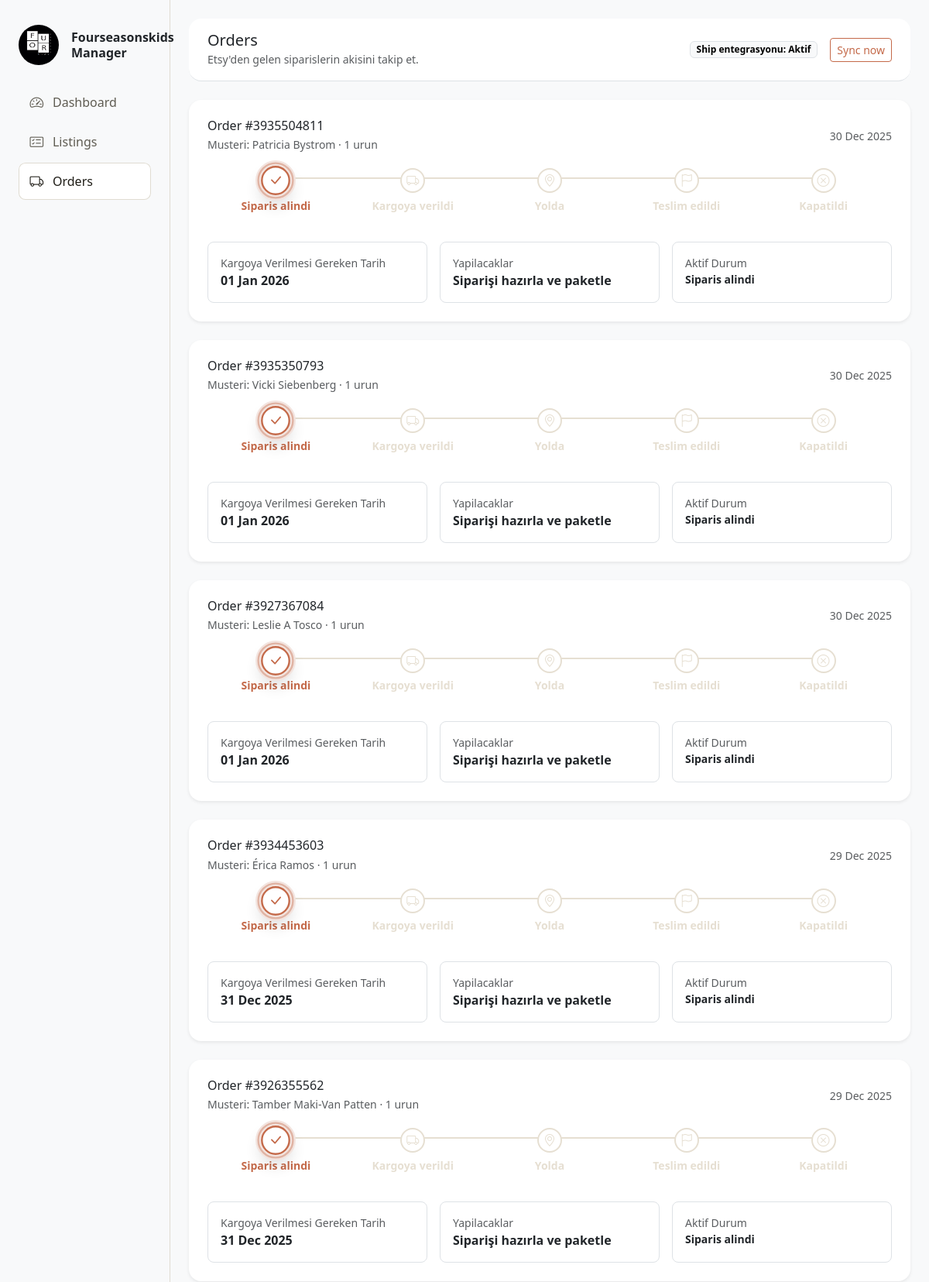
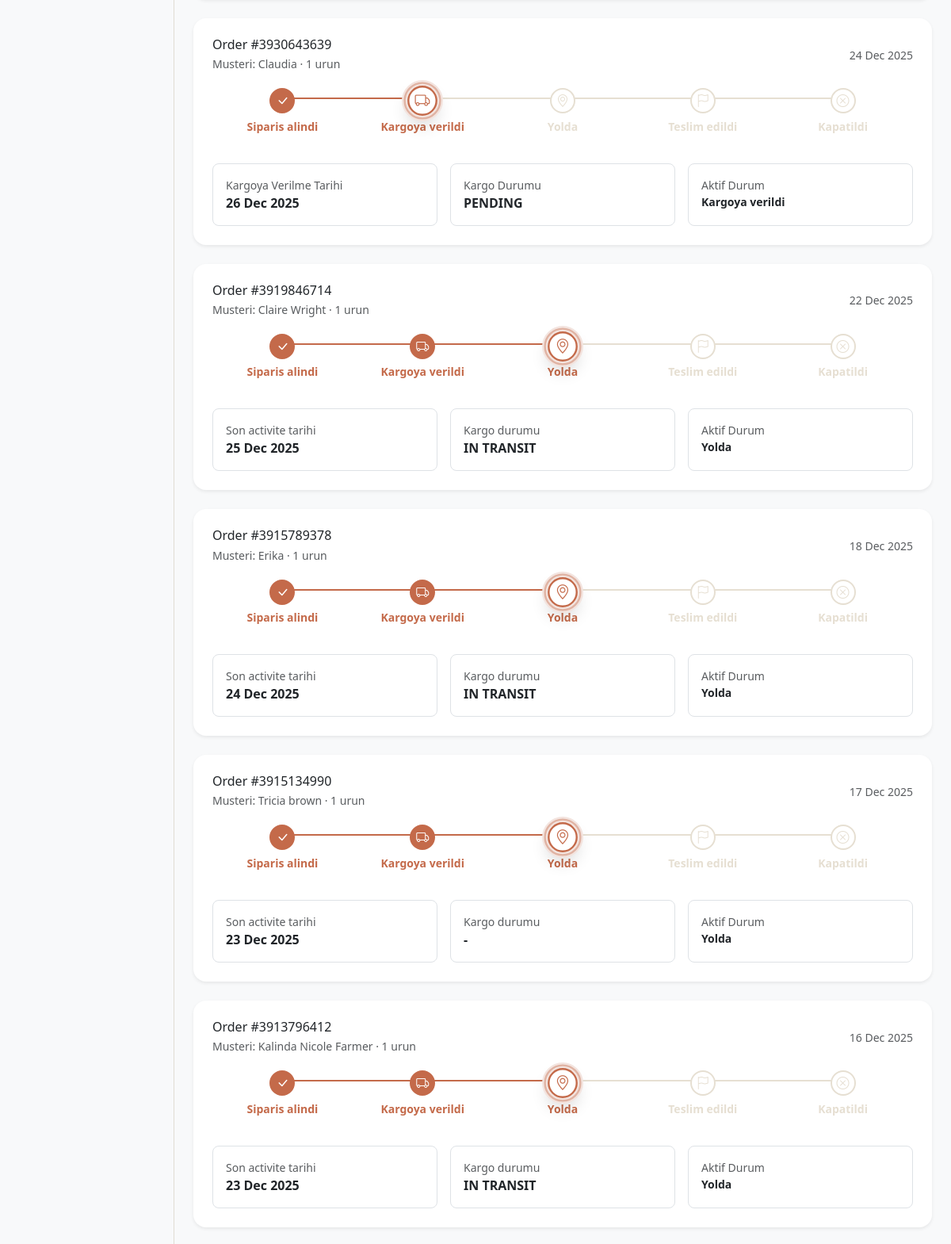
Screenshot of /orders/ (signed in, upper part) with the database file from the repository (2 pictures, top to bottom).
### orders/models.py (models this page shows, shortened)
class Order(models.Model):
    class Status(models.TextChoices):
        RECEIVED = "received", "Received"
        SHIPPED = "shipped", "Shipped"
        IN_TRANSIT = "in_transit", "In transit"
        DELIVERED = "delivered", "Delivered"
        CLOSED = "closed", "Closed"
    etsy_order_id = models.BigIntegerField(unique=True)
    status = models.CharField(max_length=20, choices=Status.choices, default=Status.RECEIVED)
    buyer_name = models.CharField(max_length=255, blank=True)
    buyer_email = models.EmailField(blank=True)
    total_amount = models.IntegerField(null=True, blank=True)
    currency = models.CharField(max_length=10, blank=True)
    order_created_at = models.DateTimeField(null=True, blank=True)
    shipped_at = models.DateTimeField(null=True, blank=True)
    delivered_at = models.DateTimeField(null=True, blank=True)
    expected_ship_date = models.DateTimeField(null=True, blank=True)
    last_synced_at = models.DateTimeField(null=True, blank=True)
    archived = models.BooleanField(default=False)
    owner = models.ForeignKey(settings.AUTH_USER_MODEL, on_delete=models.CASCADE)

class Shipment(models.Model):
    order = models.OneToOneField(Order, related_name="shipment", on_delete=models.CASCADE)
    tracking_number = models.CharField(max_length=100, blank=True)
    carrier_name = models.CharField(max_length=100, blank=True)
    carrier_status = models.CharField(max_length=100, blank=True)
    carrier_status_raw = models.TextField(blank=True)
    shipped_at = models.DateTimeField(null=True, blank=True)
    delivered_at = models.DateTimeField(null=True, blank=True)
    last_checked_at = models.DateTimeField(null=True, blank=True)

### orders/views.py (the view)
# urls.py: path("", views.order_list, name="orders_home"),
@login_required
def order_list(request):
    recent_cutoff = timezone.now() - timezone.timedelta(days=30)
    orders = (
        Order.objects.filter(
            owner=request.user,
            order_created_at__gte=recent_cutoff,
            archived=False,
        )
        .select_related("shipment")
        .prefetch_related("items")
        .order_by("-order_created_at", "-id")
    )
    cards = []
    for order in orders:
        items_count = len(order.items.all())
        try:
            shipment = order.shipment
        except Order.shipment.RelatedObjectDoesNotExist:
            shipment = None
        steps, progress, active_step = _build_stepper(order, shipment)
        if active_step:
            active_step["show_close_button"] = (
                order.status == Order.Status.DELIVERED
            )
            active_step["show_archive_button"] = (
                order.status == Order.Status.CLOSED
            )
            active_step["close_url"] = reverse("orders_close", args=[order.id])
            active_step["archive_url"] = reverse("orders_archive", args=[order.id])
        cards.append(
            {
                "order": order,
                "steps": steps,
                "progress": progress,
                "active_step": active_step,
                "items_count": items_count,
                "status_label": STATUS_LABELS.get(order.status, "Bilinmiyor"),
                "tracking_number": shipment.tracking_number if shipment else "",
                "carrier_name": shipment.carrier_name if shipment else "",
                "carrier_status": shipment.carrier_status if shipment else "",
            }
        )
    return render(request, "orders/home.html", {"order_cards": cards})

### orders/views.py (called while the page is built)
def _format_detail_value(value, value_format=None):
    if value in (None, ""):
        return "-"
    if value_format and hasattr(value, "strftime"):
        return date_format(value, value_format)
    return value

def _decorate_details(details, active_label):
    for detail in details:
        if detail["label"] == "Durum":
            detail["display_label"] = "Aktif Durum"
            detail["display_value"] = active_label
            detail["is_status"] = True
        else:
            detail["display_label"] = detail["label"]
            detail["display_value"] = _format_detail_value(
                detail.get("value"), detail.get("value_format")
            )
            detail["is_status"] = False
    return details

### templates/orders/home.html (shortened to what this page needs)
{% extends "layout/base.html" %}
{% block content %}
<header class="topbar d-flex justify-content-between align-items-center px-4 py-3 border-bottom bg-white rounded-4 mb-4">
    <div>
        <h1 class="h5 mb-0">Orders</h1>
        <small class="text-muted">Etsy'den gelen siparislerin akisini takip et.</small>
    </div>
    <div class="d-flex align-items-center gap-3">
        <span class="badge text-bg-light border">Ship entegrasyonu: Aktif</span>
        <form method="post" action="{% url 'orders_sync' %}">
            <button class="btn btn-outline-primary btn-sm" type="submit">Sync now</button>
        </form>
    </div>
</header>
<div class="d-grid gap-4">
    {% if order_cards %}
    {% for card in order_cards %}
    <section class="card shadow-sm border-0 rounded-4">
        <div class="card-body p-4">
            <div class="d-flex flex-wrap justify-content-between align-items-center gap-3 mb-3">
                <div>
                    <h2 class="h6 mb-1">Order #{{ card.order.etsy_order_id }}</h2>
                    <div class="text-muted small">
                        Musteri: {{ card.order.buyer_name|default:"-" }} · {{ card.items_count }} urun
                    </div>
                </div>
                <div class="text-muted small">
                    {% if card.order.order_created_at %}
                    {{ card.order.order_created_at|date:"d M Y" }}
                    {% else %}
                    Tarih bilinmiyor
                    {% endif %}
                </div>
            </div>
            {% include "orders/_stepper.html" %}
            {% include "orders/_details.html" %}
        </div>
    </section>
    {% endfor %}
    {% endif %}
</div>
{% endblock %}

### templates/layout/base.html (shortened to what this page needs)
{% load static %}
<!doctype html>
<html lang="tr">
<head>
    <link href="https://cdn.jsdelivr.net/npm/bootstrap@5.3.3/dist/css/bootstrap.min.css" rel="stylesheet">
    <link href="https://cdn.jsdelivr.net/npm/bootstrap-icons@1.11.3/font/bootstrap-icons.css" rel="stylesheet">
    <link href="{% static 'css/base.css' %}" rel="stylesheet">
    <link href="{% static 'css/base.css' %}" rel="stylesheet">
    <link href="{% static 'css/dashboard.css' %}" rel="stylesheet">
</head>
<body class="bg-light">
    <div class="app-shell d-flex">
        <aside class="sidebar d-flex flex-column">
            <a class="brand d-flex align-items-center gap-3 text-decoration-none" href="/">
                <img src="{% static 'logo/logo.png' %}" alt="Site logo" width="52" height="52" class="rounded-circle">
                <span class="d-flex flex-column lh-sm text-dark">
                    <span class="fw-semibold">Fourseasonskids</span>
                    <span class="fw-semibold">Manager</span>
                </span>
            </a>
            <nav class="sidebar-nav mt-4">
                <a href="/" class="sidebar-link {% if request.path == '/' %}active{% endif %}">
                    <i class="bi bi-speedometer2 icon"></i>
                    Dashboard
                </a>
                <a href="/listings/"
                    class="sidebar-link {% if request.path|slice:':9' == '/listings' %}active{% endif %}">
                    <i class="bi bi-card-checklist icon"></i>
                    Listings
                </a>
                <a href="/orders/" class="sidebar-link {% if request.path|slice:':7' == '/orders' %}active{% endif %}">
                    <i class="bi bi-truck icon"></i>
                    Orders
                </a>
            </nav>
        </aside>
        <div class="content flex-grow-1 d-flex flex-column">
            <main class="flex-grow-1 p-4">
                {% block content %}{% endblock %}
            </main>
        </div>
    </div>
</body>
</html>

### templates/orders/_stepper.html
<div class="order-stepper mb-4" style="--progress: {{ card.progress }};">
    {% for step in card.steps %}
    <div class="order-step {{ step.state }}">
        <div class="order-step-dot"><i class="bi bi-{{ step.icon }}"></i></div>
        <div class="small fw-semibold">{{ step.label }}</div>
    </div>
    {% endfor %}
</div>

### templates/orders/_details.html (shortened to what this page needs)
{% if card.active_step %}
<div class="row g-3">
    {% for detail in card.active_step.details %}
    <div class="col-12 col-md-4">
        <div class="border rounded-3 p-3 h-100">
            {% if detail.is_status %}
            <div class="text-muted small">{{ detail.display_label }}</div>
            <div class="small fw-semibold">{{ detail.display_value }}</div>
            {% else %}
            <div class="text-muted small">{{ detail.display_label }}</div>
            <div class="fw-semibold">{{ detail.display_value }}</div>
            {% endif %}
        </div>
    </div>
    {% endfor %}
</div>
{% endif %}

### static/css/base.css (style rules this page uses)
:root { --color-primary: #c46a4a; --color-primary-hover: #b45c3f; --color-primary-soft: #f3e4df; --color-bg: #ffffff; --color-muted: #e6dfd2; --color-text: #1f1d17; --color-success: #7fa99b; --color-warning: #c46a4a; --step-active: var(--color-primary); --step-inactive: #e6dfd2; --step-line: #e6dfd2; }
.btn-outline-primary { color: var(--color-primary); border-color: var(--color-primary); background-color: transparent; }
a { color: var(--color-primary); }

### static/css/dashboard.css (style rules this page uses)
body { min-height: 100vh; background: red !important; overflow-x: hidden; }
.app-shell { min-height: 100vh; width: 100%; overflow-x: hidden; }
.sidebar { width: 220px; border-right: 1px solid #e0dcd2; padding: 2rem 1.5rem; }
.brand img { flex-shrink: 0; }
.sidebar-nav { display: flex; flex-direction: column; gap: 0.25rem; }
.sidebar-link { display: flex; align-items: center; gap: 0.75rem; padding: 0.65rem 0.9rem; border-radius: 0.55rem; text-decoration: none; color: #5f5c52; font-weight: 500; }
.sidebar-link .icon { font-size: 1.1rem; }
.sidebar-link:hover, .sidebar-link.active { background: #fff; color: #1f1d17; box-shadow: inset 0 0 0 1px #e0dcd2; }
.content { min-width: 0; }
main { overflow-x: hidden; }
.topbar { min-height: 76px; }
.order-stepper { --progress: 0; position: relative; display: grid; grid-template-columns: repeat(5, 1fr); align-items: start; padding: 0.25rem 0 0.75rem; }
.order-stepper::before { content: ""; position: absolute; top: 16px; height: 2px; left: 10%; right: 10%; background: linear-gradient(var(--step-active), var(--step-active)) left / calc(var(--progress) * 1%) 100% no-repeat, var(--step-line); }
.order-step { position: relative; z-index: 1; display: flex; flex-direction: column; align-items: center; text-align: center; padding: 0; color: var(--step-inactive); gap: 0.35rem; }
.order-step-dot { width: 32px; height: 32px; border-radius: 999px; border: 2px solid var(--step-inactive); display: grid; place-items: center; background: var(--color-bg); color: var(--step-inactive); }
.order-step.is-complete .order-step-dot { background: var(--step-active); border-color: var(--step-active); color: #fff; }
.order-step.is-active .order-step-dot { border-color: var(--step-active); color: var(--step-active); transform: scale(1.18); box-shadow: 0 0 0 6px var(--color-primary-soft), 0 10px 18px rgba(0, 0, 0, 0.16); position: relative; }
.order-step.is-complete, .order-step.is-active { color: var(--step-active); }
.order-step.is-active .small, .order-step.is-active .fw-semibold { font-weight: 700; }
.order-step.is-active .order-step-dot::after { content: ""; position: absolute; inset: -6px; border-radius: 999px; border: 2px solid color-mix(in srgb, var(--step-active) 40%, transparent); animation: step-pulse 1.8s ease-out infinite; }

### rows the page displays
Order: order.etsy_order_id "3935504811", order.buyer_name "Patricia Bystrom", items_count "1", order.order_created_at "30 Dec 2025", {{ card.progress }} 0 (drawn), label "Siparis alindi" "Kargoya verildi" "Yolda" "Teslim edildi" "Kapatildi", display_label "Kargoya Verilmesi Gereken Tarih" "Yapilacaklar", display_value "01 Jan 2026" "Siparişi hazırla ve paketle", display_label "Aktif Durum", display_value "Siparis alindi"
Order: order.etsy_order_id "3935350793", order.buyer_name "Vicki Siebenberg", items_count "1", order.order_created_at "30 Dec 2025", {{ card.progress }} 0 (drawn), label "Siparis alindi" "Kargoya verildi" "Yolda" "Teslim edildi" "Kapatildi", display_label "Kargoya Verilmesi Gereken Tarih" "Yapilacaklar", display_value "01 Jan 2026" "Siparişi hazırla ve paketle", display_label "Aktif Durum", display_value "Siparis alindi"
Order: order.etsy_order_id "3927367084", order.buyer_name "Leslie A Tosco", items_count "1", order.order_created_at "30 Dec 2025", {{ card.progress }} 0 (drawn), label "Siparis alindi" "Kargoya verildi" "Yolda" "Teslim edildi" "Kapatildi", display_label "Kargoya Verilmesi Gereken Tarih" "Yapilacaklar", display_value "01 Jan 2026" "Siparişi hazırla ve paketle", display_label "Aktif Durum", display_value "Siparis alindi"
Order: order.etsy_order_id "3934453603", order.buyer_name "Érica Ramos", items_count "1", order.order_created_at "29 Dec 2025", {{ card.progress }} 0 (drawn), label "Siparis alindi" "Kargoya verildi" "Yolda" "Teslim edildi" "Kapatildi", display_label "Kargoya Verilmesi Gereken Tarih" "Yapilacaklar", display_value "31 Dec 2025" "Siparişi hazırla ve paketle", display_label "Aktif Durum", display_value "Siparis alindi"
Order: order.etsy_order_id "3926355562", order.buyer_name "Tamber Maki-Van Patten", items_count "1", order.order_created_at "29 Dec 2025", {{ card.progress }} 0 (drawn), label "Siparis alindi" "Kargoya verildi" "Yolda" "Teslim edildi" "Kapatildi", display_label "Kargoya Verilmesi Gereken Tarih" "Yapilacaklar", display_value "31 Dec 2025" "Siparişi hazırla ve paketle", display_label "Aktif Durum", display_value "Siparis alindi"
Order: order.etsy_order_id "3930643639", order.buyer_name "Claudia", items_count "1", order.order_created_at "24 Dec 2025", {{ card.progress }} 25 (drawn), label "Siparis alindi" "Kargoya verildi" "Yolda" "Teslim edildi" "Kapatildi", display_label "Kargoya Verilme Tarihi" "Kargo Durumu", display_value "26 Dec 2025", display_label "Aktif Durum", display_value "Kargoya verildi"
Shipment: display_value "PENDING"
Order: order.etsy_order_id "3919846714", order.buyer_name "Claire Wright", items_count "1", order.order_created_at "22 Dec 2025", {{ card.progress }} 50 (drawn), label "Siparis alindi" "Kargoya verildi" "Yolda" "Teslim edildi" "Kapatildi", display_label "Son activite tarihi" "Kargo durumu", display_value "25 Dec 2025", display_label "Aktif Durum", display_value "Yolda"
Shipment: display_value "IN TRANSIT"
Order: order.etsy_order_id "3915789378", order.buyer_name "Erika", items_count "1", order.order_created_at "18 Dec 2025", {{ card.progress }} 50 (drawn), label "Siparis alindi" "Kargoya verildi" "Yolda" "Teslim edildi" "Kapatildi", display_label "Son activite tarihi" "Kargo durumu", display_value "24 Dec 2025", display_label "Aktif Durum", display_value "Yolda"
Shipment: display_value "IN TRANSIT"
Order: order.etsy_order_id "3915134990", order.buyer_name "Tricia brown", items_count "1", order.order_created_at "17 Dec 2025", {{ card.progress }} 50 (drawn), label "Siparis alindi" "Kargoya verildi" "Yolda" "Teslim edildi" "Kapatildi", display_label "Son activite tarihi" "Kargo durumu", display_value "23 Dec 2025" "-", display_label "Aktif Durum", display_value "Yolda"
Order: order.etsy_order_id "3913796412", order.buyer_name "Kalinda Nicole Farmer", items_count "1", order.order_created_at "16 Dec 2025", {{ card.progress }} 50 (drawn), label "Siparis alindi" "Kargoya verildi" "Yolda" "Teslim edildi" "Kapatildi", display_label "Son activite tarihi" "Kargo durumu", display_value "23 Dec 2025", display_label "Aktif Durum", display_value "Yolda"
Shipment: display_value "IN TRANSIT"
